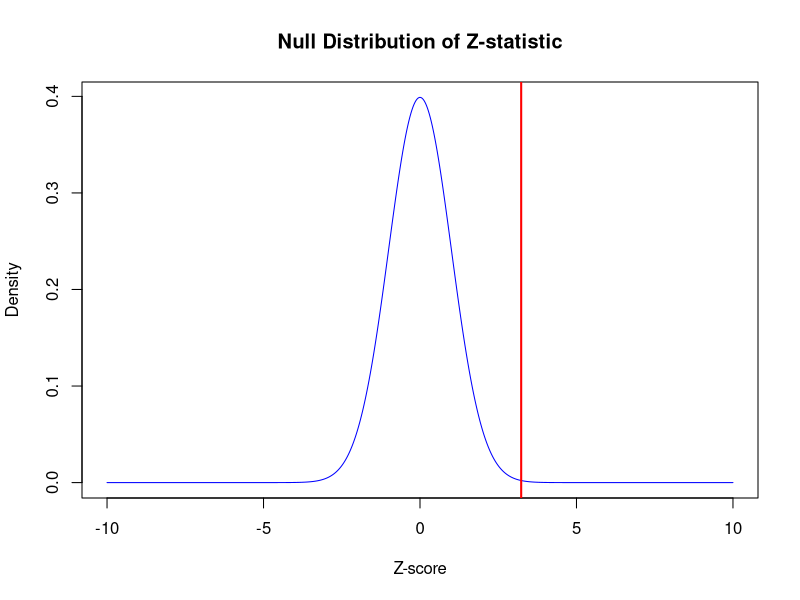

This chart was generated by the following R code: (Note: this script raises an error after producing the figure.)
## ---- chunk 1



# Step 2: Calculate the z-statistic

# first assess that np and n(1-p) are both at least 10
0.5 * 124   # 62 is greater than 10 so we can use a normal distribution for the null distribution


# calculate the z-statistic
p_hat <- 80 / 124
pi_0 <- 0.5

SE <- sqrt((pi_0 * (1 - pi_0)) / 124)

z_stat <- (p_hat - pi_0) / SE




# Step 3: Visualize the null distribution

x_values_null <- seq(-10, 10, length.out = 1000)
density_values_null <- dnorm(x_values_null, mean = 0, sd = 1)

plot(x_values_null, density_values_null, type = "l",
     main = "Null Distribution of Z-statistic",
     xlab = "Z-score",
     ylab = "Density",
     col = "blue")

abline(v = z_stat, col = "red", lwd = 2)



# Step 4: Calculate the p-value

p_value <- pnorm(z_stat, 0, 1, lower.tail = FALSE)
p_value



## ---- chunk 2

# Alternative way to calculate the p-value directly
p_value_alternative <- pnorm(p_hat, 0.5, SE, lower.tail = FALSE)

p_value_alternative

## ---- chunk 3


# Calculate the degrees of freedom

df <- 16 - 1  




# 1. Calculate the critical value for a 95% confidence interval

t_star <- ct(.95, df)




# 2. Calculate the probability that a t-statistic is more than 1.5

prob_t <- pt(1.5, df, lower.tail = FALSE)
prob_t


# visaulize this probability using mosaic package
#mosaic::xpt(1.5, df, lower.tail = FALSE)




# 3. Calculate the same values for the standard normal distribution

z_star <- cnorm(.95, 0, 1)


prob_z <- pnorm(1.5, 0, 1, lower.tail = FALSE)
prob_z



## ---- chunk 4

# Given data
n <- 55
x_bar <- 2.4
s <- 1.51


# Degrees of freedom
df <- n - 1



# Calculate the standard error (SE)
SE <- s / sqrt(n)
SE



# Find the critical t-value for the desired confidence level
t_critical <- ct(.9, df)
t_critical


# Calculate the margin of error (ME)
ME <- t_critical * SE
ME



# Construct the confidence interval
lower_bound <- x_bar - ME
upper_bound <- x_bar + ME
c(lower_bound, upper_bound)


## ---- chunk 5



# Step 2: Calculate the t-statistic

n <- 42
x_bar <- 1261.6
s <- 117.6
mu_0 <- 1000

SE <- s / sqrt(n)
t_stat <- (x_bar - mu_0) / SE
t_stat



# Step 3: Visualize the null distribution

df <- n - 1

x_values_null <- seq(-5, 5, length.out = 1000)
density_values_null <- dt(x_values_null, df)

plot(x_values_null, density_values_null, type = "l",
     main = "Null Distribution of T-statistic",
     xlab = "T-score",
     ylab = "Density",
     col = "blue")

abline(v = t_stat, col = "red", lwd = 2)



# Step 4: Calculate the p-value
p_value <- pt(t_stat, df, lower.tail = FALSE)
p_value
